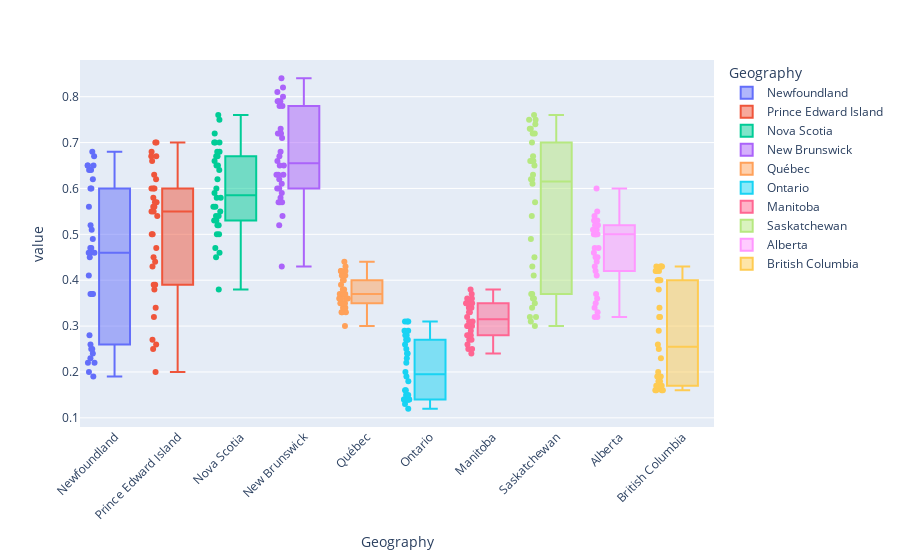

The notebook cell this image was saved under:
### Code cell
graph_region(df_delin, level='Province', graph_type='box')

### Figure 1 — Plotly figure (JSON) as saved in the notebook; plotly's stock layout.template omitted (floating-point values rounded to 4 significant figures)
{"data": [{"alignmentgroup": "True", "boxpoints": "all", "hovertemplate": "Geography=%{x}<br>value=%{y}<extra></extra>", "legendgroup": "Newfoundland", "marker": {"color": "#636efa"}, "name": "Newfoundland", "notched": false, "offsetgroup": "Newfoundland", "orientation": "v", "showlegend": true, "type": "box", "x": ["Newfoundland", "Newfoundland", "Newfoundland", "Newfoundland", "Newfoundland", "Newfoundland", "Newfoundland", "Newfoundland", "Newfoundland", "Newfoundland", "Newfoundland", "Newfoundland", "Newfoundland", "Newfoundland", "Newfoundland", "Newfoundland", "Newfoundland", "Newfoundland", "Newfoundland", "Newfoundland", "Newfoundland", "Newfoundland", "Newfoundland", "Newfoundland", "Newfoundland", "Newfoundland", "Newfoundland", "Newfoundland", "Newfoundland", "Newfoundland", "Newfoundland", "Newfoundland", "Newfoundland", "Newfoundland"], "x0": " ", "xaxis": "x", "y": [0.24, 0.22, 0.25, 0.19, 0.2, 0.22, 0.23, 0.25, 0.26, 0.28, 0.37, 0.37, 0.37, 0.41, 0.45, 0.46, 0.49, 0.46, 0.47, 0.47, 0.46, 0.52, 0.56, 0.6, 0.6, 0.62, 0.64, 0.65, 0.65, 0.65, 0.67, 0.68, 0.64, 0.51], "y0": " ", "yaxis": "y"}, {"alignmentgroup": "True", "boxpoints": "all", "hovertemplate": "Geography=%{x}<br>value=%{y}<extra></extra>", "legendgroup": "Prince Edward Island", "marker": {"color": "#EF553B"}, "name": "Prince Edward Island", "notched": false, "offsetgroup": "Prince Edward Island", "orientation": "v", "showlegend": true, "type": "box", "x": ["Prince Edward Island", "Prince Edward Island", "Prince Edward Island", "Prince Edward Island", "Prince Edward Island", "Prince Edward Island", "Prince Edward Island", "Prince Edward Island", "Prince Edward Island", "Prince Edward Island", "Prince Edward Island", "Prince Edward Island", "Prince Edward Island", "Prince Edward Island", "Prince Edward Island", "Prince Edward Island", "Prince Edward Island", "Prince Edward Island", "Prince Edward Island", "Prince Edward Island", "Prince Edward Island", "Prince Edward Island", "Prince Edward Island", "Prince Edward Island", "Prince Edward Island", "Prince Edward Island", "Prince Edward Island", "Prince Edward Island", "Prince Edward Island", "Prince Edward Island", "Prince Edward Island", "Prince Edward Island", "Prince Edward Island", "Prince Edward Island"], "x0": " ", "xaxis": "x", "y": [0.57, 0.5, 0.55, 0.47, 0.56, 0.58, 0.6, 0.6, 0.56, 0.57, 0.68, 0.62, 0.63, 0.67, 0.7, 0.7, 0.67, 0.6, 0.66, 0.55, 0.54, 0.44, 0.5, 0.45, 0.43, 0.39, 0.39, 0.38, 0.34, 0.32, 0.25, 0.26, 0.27, 0.2], "y0": " ", "yaxis": "y"}, {"alignmentgroup": "True", "boxpoints": "all", "hovertemplate": "Geography=%{x}<br>value=%{y}<extra></extra>", "legendgroup": "Nova Scotia", "marker": {"color": "#00cc96"}, "name": "Nova Scotia", "notched": false, "offsetgroup": "Nova Scotia", "orientation": "v", "showlegend": true, "type": "box", "x": ["Nova Scotia", "Nova Scotia", "Nova Scotia", "Nova Scotia", "Nova Scotia", "Nova Scotia", "Nova Scotia", "Nova Scotia", "Nova Scotia", "Nova Scotia", "Nova Scotia", "Nova Scotia", "Nova Scotia", "Nova Scotia", "Nova Scotia", "Nova Scotia", "Nova Scotia", "Nova Scotia", "Nova Scotia", "Nova Scotia", "Nova Scotia", "Nova Scotia", "Nova Scotia", "Nova Scotia", "Nova Scotia", "Nova Scotia", "Nova Scotia", "Nova Scotia", "Nova Scotia", "Nova Scotia", "Nova Scotia", "Nova Scotia", "Nova Scotia", "Nova Scotia"], "x0": " ", "xaxis": "x", "y": [0.53, 0.53, 0.55, 0.56, 0.58, 0.62, 0.65, 0.65, 0.67, 0.68, 0.7, 0.67, 0.66, 0.68, 0.7, 0.72, 0.76, 0.75, 0.7, 0.64, 0.6, 0.58, 0.59, 0.54, 0.52, 0.56, 0.54, 0.52, 0.5, 0.5, 0.46, 0.47, 0.45, 0.38], "y0": " ", "yaxis": "y"}, {"alignmentgroup": "True", "boxpoints": "all", "hovertemplate": "Geography=%{x}<br>value=%{y}<extra></extra>", "legendgroup": "New Brunswick", "marker": {"color": "#ab63fa"}, "name": "New Brunswick", "notched": false, "offsetgroup": "New Brunswick", "orientation": "v", "showlegend": true, "type": "box", "x": ["New Brunswick", "New Brunswick", "New Brunswick", "New Brunswick", "New Brunswick", "New Brunswick", "New Brunswick", "New Brunswick", "New Brunswick", "New Brunswick", "New Brunswick", "New Brunswick", "New Brunswick", "New Brunswick", "New Brunswick", "New Brunswick", "New Brunswick", "New Brunswick", "New Brunswick", "New Brunswick", "New Brunswick", "New Brunswick", "New Brunswick", "New Brunswick", "New Brunswick", "New Brunswick", "New Brunswick", "New Brunswick", "New Brunswick", "New Brunswick", "New Brunswick", "New Brunswick", "New Brunswick", "New Brunswick"], "x0": " ", "xaxis": "x", "y": [0.63, 0.63, 0.65, 0.6, 0.61, 0.68, 0.72, 0.67, 0.72, 0.72, 0.79, 0.8, 0.81, 0.79, 0.82, 0.78, 0.84, 0.79, 0.78, 0.73, 0.71, 0.66, 0.65, 0.59, 0.58, 0.62, 0.63, 0.6, 0.57, 0.57, 0.57, 0.54, 0.52, 0.43], "y0": " ", "yaxis": "y"}, {"alignmentgroup": "True", "boxpoints": "all", "hovertemplate": "Geography=%{x}<br>value=%{y}<extra></extra>", "legendgroup": "Québec", "marker": {"color": "#FFA15A"}, "name": "Québec", "notched": false, "offsetgroup": "Québec", "orientation": "v", "showlegend": true, "type": "box", "x": ["Québec", "Québec", "Québec", "Québec", "Québec", "Québec", "Québec", "Québec", "Québec", "Québec", "Québec", "Québec", "Québec", "Québec", "Québec", "Québec", "Québec", "Québec", "Québec", "Québec", "Québec", "Québec", "Québec", "Québec", "Québec", "Québec", "Québec", "Québec", "Québec", "Québec", "Québec", "Québec", "Québec", "Québec"], "x0": " ", "xaxis": "x", "y": [0.33, 0.33, 0.35, 0.34, 0.33, 0.35, 0.37, 0.36, 0.37, 0.39, 0.42, 0.41, 0.41, 0.42, 0.44, 0.43, 0.42, 0.4, 0.41, 0.4, 0.37, 0.34, 0.34, 0.35, 0.35, 0.38, 0.38, 0.37, 0.37, 0.36, 0.36, 0.34, 0.36, 0.3], "y0": " ", "yaxis": "y"}, {"alignmentgroup": "True", "boxpoints": "all", "hovertemplate": "Geography=%{x}<br>value=%{y}<extra></extra>", "legendgroup": "Ontario", "marker": {"color": "#19d3f3"}, "name": "Ontario", "notched": false, "offsetgroup": "Ontario", "orientation": "v", "showlegend": true, "type": "box", "x": ["Ontario", "Ontario", "Ontario", "Ontario", "Ontario", "Ontario", "Ontario", "Ontario", "Ontario", "Ontario", "Ontario", "Ontario", "Ontario", "Ontario", "Ontario", "Ontario", "Ontario", "Ontario", "Ontario", "Ontario", "Ontario", "Ontario", "Ontario", "Ontario", "Ontario", "Ontario", "Ontario", "Ontario", "Ontario", "Ontario", "Ontario", "Ontario", "Ontario", "Ontario"], "x0": " ", "xaxis": "x", "y": [0.31, 0.31, 0.31, 0.29, 0.28, 0.28, 0.29, 0.27, 0.27, 0.26, 0.27, 0.25, 0.24, 0.23, 0.24, 0.22, 0.2, 0.19, 0.18, 0.16, 0.16, 0.15, 0.15, 0.14, 0.13, 0.14, 0.14, 0.14, 0.14, 0.14, 0.14, 0.14, 0.14, 0.12], "y0": " ", "yaxis": "y"}, {"alignmentgroup": "True", "boxpoints": "all", "hovertemplate": "Geography=%{x}<br>value=%{y}<extra></extra>", "legendgroup": "Manitoba", "marker": {"color": "#FF6692"}, "name": "Manitoba", "notched": false, "offsetgroup": "Manitoba", "orientation": "v", "showlegend": true, "type": "box", "x": ["Manitoba", "Manitoba", "Manitoba", "Manitoba", "Manitoba", "Manitoba", "Manitoba", "Manitoba", "Manitoba", "Manitoba", "Manitoba", "Manitoba", "Manitoba", "Manitoba", "Manitoba", "Manitoba", "Manitoba", "Manitoba", "Manitoba", "Manitoba", "Manitoba", "Manitoba", "Manitoba", "Manitoba", "Manitoba", "Manitoba", "Manitoba", "Manitoba", "Manitoba", "Manitoba", "Manitoba", "Manitoba", "Manitoba", "Manitoba"], "x0": " ", "xaxis": "x", "y": [0.25, 0.27, 0.28, 0.26, 0.28, 0.28, 0.28, 0.25, 0.24, 0.27, 0.31, 0.3, 0.29, 0.33, 0.34, 0.35, 0.34, 0.35, 0.36, 0.35, 0.33, 0.3, 0.3, 0.31, 0.32, 0.35, 0.35, 0.35, 0.34, 0.36, 0.37, 0.38, 0.35, 0.3], "y0": " ", "yaxis": "y"}, {"alignmentgroup": "True", "boxpoints": "all", "hovertemplate": "Geography=%{x}<br>value=%{y}<extra></extra>", "legendgroup": "Saskatchewan", "marker": {"color": "#B6E880"}, "name": "Saskatchewan", "notched": false, "offsetgroup": "Saskatchewan", "orientation": "v", "showlegend": true, "type": "box", "x": ["Saskatchewan", "Saskatchewan", "Saskatchewan", "Saskatchewan", "Saskatchewan", "Saskatchewan", "Saskatchewan", "Saskatchewan", "Saskatchewan", "Saskatchewan", "Saskatchewan", "Saskatchewan", "Saskatchewan", "Saskatchewan", "Saskatchewan", "Saskatchewan", "Saskatchewan", "Saskatchewan", "Saskatchewan", "Saskatchewan", "Saskatchewan", "Saskatchewan", "Saskatchewan", "Saskatchewan", "Saskatchewan", "Saskatchewan", "Saskatchewan", "Saskatchewan", "Saskatchewan", "Saskatchewan", "Saskatchewan", "Saskatchewan", "Saskatchewan", "Saskatchewan"], "x0": " ", "xaxis": "x", "y": [0.37, 0.37, 0.36, 0.34, 0.3, 0.32, 0.35, 0.31, 0.32, 0.36, 0.41, 0.43, 0.45, 0.49, 0.54, 0.57, 0.61, 0.62, 0.62, 0.66, 0.65, 0.66, 0.66, 0.67, 0.7, 0.72, 0.74, 0.75, 0.73, 0.73, 0.75, 0.76, 0.72, 0.63], "y0": " ", "yaxis": "y"}, {"alignmentgroup": "True", "boxpoints": "all", "hovertemplate": "Geography=%{x}<br>value=%{y}<extra></extra>", "legendgroup": "Alberta", "marker": {"color": "#FF97FF"}, "name": "Alberta", "notched": false, "offsetgroup": "Alberta", "orientation": "v", "showlegend": true, "type": "box", "x": ["Alberta", "Alberta", "Alberta", "Alberta", "Alberta", "Alberta", "Alberta", "Alberta", "Alberta", "Alberta", "Alberta", "Alberta", "Alberta", "Alberta", "Alberta", "Alberta", "Alberta", "Alberta", "Alberta", "Alberta", "Alberta", "Alberta", "Alberta", "Alberta", "Alberta", "Alberta", "Alberta", "Alberta", "Alberta", "Alberta", "Alberta", "Alberta", "Alberta", "Alberta"], "x0": " ", "xaxis": "x", "y": [0.6, 0.55, 0.52, 0.47, 0.45, 0.43, 0.42, 0.37, 0.34, 0.32, 0.32, 0.33, 0.35, 0.36, 0.41, 0.45, 0.53, 0.53, 0.54, 0.52, 0.51, 0.5, 0.5, 0.46, 0.47, 0.5, 0.51, 0.53, 0.51, 0.5, 0.52, 0.52, 0.5, 0.44], "y0": " ", "yaxis": "y"}, {"alignmentgroup": "True", "boxpoints": "all", "hovertemplate": "Geography=%{x}<br>value=%{y}<extra></extra>", "legendgroup": "British Columbia", "marker": {"color": "#FECB52"}, "name": "British Columbia", "notched": false, "offsetgroup": "British Columbia", "orientation": "v", "showlegend": true, "type": "box", "x": ["British Columbia", "British Columbia", "British Columbia", "British Columbia", "British Columbia", "British Columbia", "British Columbia", "British Columbia", "British Columbia", "British Columbia", "British Columbia", "British Columbia", "British Columbia", "British Columbia", "British Columbia", "British Columbia", "British Columbia", "British Columbia", "British Columbia", "British Columbia", "British Columbia", "British Columbia", "British Columbia", "British Columbia", "British Columbia", "British Columbia", "British Columbia", "British Columbia", "British Columbia", "British Columbia", "British Columbia", "British Columbia", "British Columbia", "British Columbia"], "x0": " ", "xaxis": "x", "y": [0.42, 0.42, 0.43, 0.43, 0.42, 0.43, 0.43, 0.4, 0.4, 0.4, 0.4, 0.38, 0.34, 0.32, 0.32, 0.29, 0.26, 0.25, 0.23, 0.2, 0.18, 0.18, 0.17, 0.17, 0.16, 0.17, 0.17, 0.17, 0.16, 0.16, 0.17, 0.19, 0.19, 0.16], "y0": " ", "yaxis": "y"}], "layout": {"boxmode": "overlay", "legend": {"title": {"text": "Geography"}, "tracegroupgap": 0}, "margin": {"t": 60}, "xaxis": {"anchor": "y", "categoryarray": ["Newfoundland", "Prince Edward Island", "Nova Scotia", "New Brunswick", "Québec", "Ontario", "Manitoba", "Saskatchewan", "Alberta", "British Columbia"], "categoryorder": "array", "domain": [0, 1], "tickangle": -45, "title": {"text": "Geography"}}, "yaxis": {"anchor": "x", "domain": [0, 1], "title": {"text": "value"}}}}
